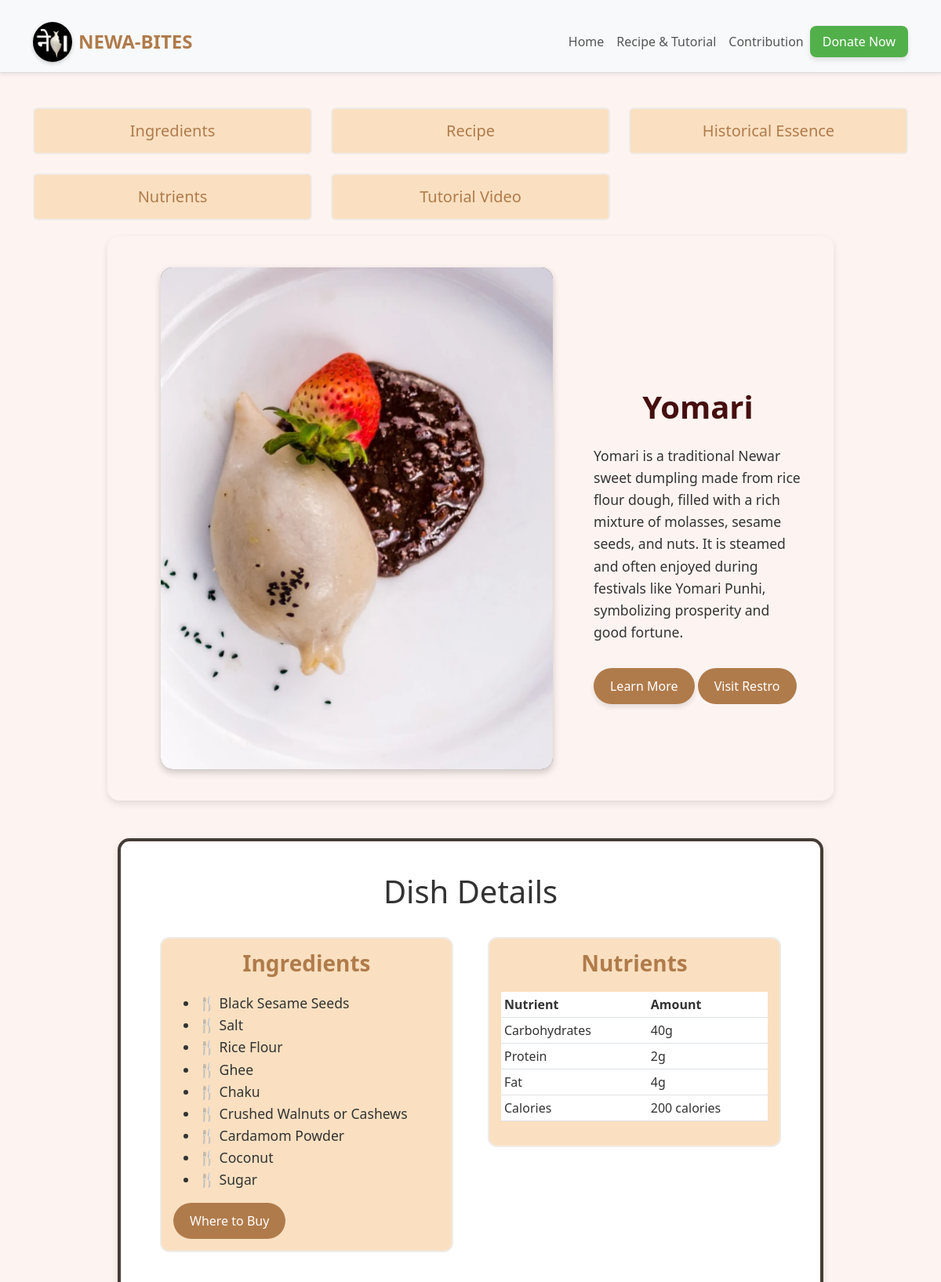
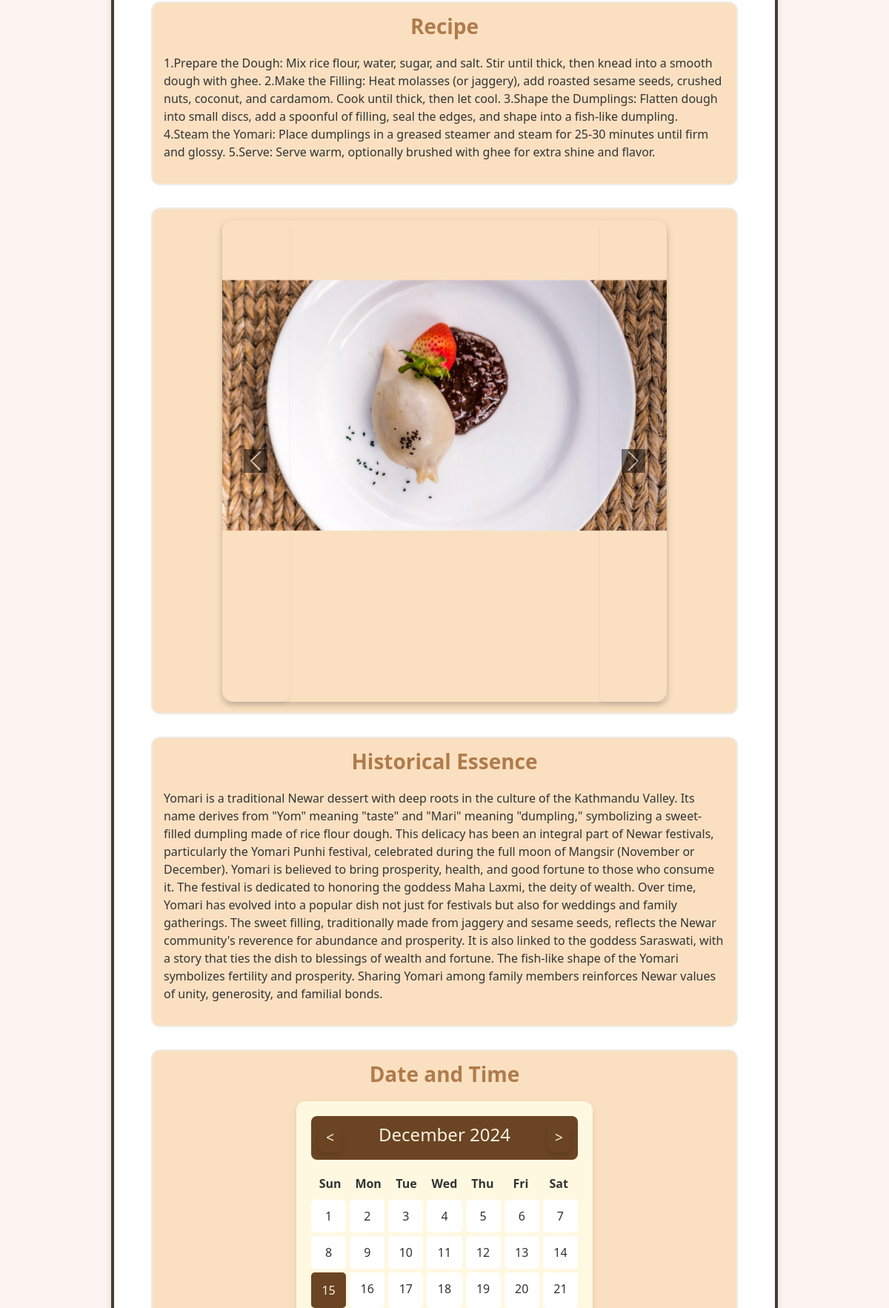
/recipe/3 (upper part), run on the app's committed database (2 pictures, top to bottom).
### main/models.py (models this page shows, shortened)
class Recipe(models.Model):
    name = models.CharField(max_length=100)  # Recipe name
    description = models.TextField(blank=True, null=True)  # Brief recipe description
    historical_essence = models.TextField(blank=True, null=True)  # Cultural/historical significance
    carbohydrate = models.TextField(blank=True, null=True)  # Nutritional information (JSON-friendly, e.g., calories, protein, etc.)
    protein = models.TextField(blank=True, null=True)  # Nutritional information (JSON-friendly, e.g., calories, protein, etc.)
    fat = models.TextField(blank=True, null=True)  # Nutritional information (JSON-friendly, e.g., calories, protein, etc.)
    calories = models.TextField(blank=True, null=True)  # Nutritional information (JSON-friendly, e.g., calories, protein, etc.)
    tutorial_video_url = models.URLField(blank=True, null=True)  # YouTube or external video URL
    ingredient_list = models.ManyToManyField(Ingredient, related_name="recipes")  # List of ingredients
    image1=models.ImageField(upload_to='img', blank=True, null=True)
    image2=models.ImageField(upload_to='img', blank=True, null=True)
    image3=models.ImageField(upload_to='img', blank=True, null=True)
    short_description = models.TextField(blank=True, null=True)
    date = models.DateTimeField(null=True, blank=True)

class Ingredient(models.Model):
    name = models.CharField(max_length=100)

### main/views.py (the view)
# urls.py: path('recipe/<int:id>',recipe, name='recipe'),
def recipe(request,id):
    data=Recipe.objects.get(id=id)
    return render(request,'user/recipe.html',{'data':data})

### main/templates/user/recipe.html (shortened to what this page needs)
{% extends "base.html" %}
{% load static %}
{% block contents %}
<div class="container mt-4">
    <div class="row row-cols-1 row-cols-md-3 g-4">
        <div class="col">
            <div class="card h-100 nav-card" onclick="document.querySelector('.ingredients-list').scrollIntoView({behavior: 'smooth'})">
                <div class="card-body text-center">
                    <h5 class="card-title">Ingredients</h5>
                </div>
            </div>
        </div>
        <div class="col">
            <div class="card h-100 nav-card" onclick="document.querySelector('.recipe-text').scrollIntoView({behavior: 'smooth'})">
                <div class="card-body text-center">
                    <h5 class="card-title">Recipe</h5>
                </div>
            </div>
        </div>
        <div class="col">
            <div class="card h-100 nav-card" onclick="document.getElementById('target').scrollIntoView({behavior: 'smooth'})">
                <div class="card-body text-center">
                    <h5 class="card-title">Historical Essence</h5>
                </div>
            </div>
        </div>
        <div class="col">
            <div class="card h-100 nav-card" onclick="document.querySelector('.table').scrollIntoView({behavior: 'smooth'})">
                <div class="card-body text-center">
                    <h5 class="card-title">Nutrients</h5>
                </div>
            </div>
        </div>
        <div class="col">
            <div class="card h-100 nav-card" onclick="document.querySelector('.tutorial-video').scrollIntoView({behavior: 'smooth'})">
                <div class="card-body text-center">
                    <h5 class="card-title">Tutorial Video</h5>
                </div>
            </div>
        </div>
    </div>
</div>
    <div class="container mb-5">
        <div class="row justify-content-center">
            <div class="col-lg-10">
                <div class="about_section layout_padding">
                    <div class="row align-items-center">
                        <div class="col-lg-8 col-md-12 text-center">
                            <div class="aboutusimg"  data-aos="fade-up" data-aos-duration="1000">
                                <img src="../media/{{ data.image1 }}" alt="Yomari" class="images1">
                            </div>
                        </div>
                        <div class="col-lg-4 col-md-12 text-lg-start text-center">
                            <div class="section mt-5">
                                <h1 data-aos="fade-up" data-aos-duration="1000">{{data.name}}</h1>
                            </div>
                            <div class="about_img1 mt-4" data-aos="fade-up" data-aos-duration="1000">
                                <p class="about-contents">
                                    {{ data.short_description }}
                                </p>
                                <button class="btn mt-3" onclick="document.getElementById('target').scrollIntoView({behavior: 'smooth'})">Learn More</button>
                                <a href="{% url 'recommendations' data.id %}" class="btn mt-3" >Visit Restro</button></a>
                            </div>
                        </div>
                    </div>
                </div>
            </div>
        </div>
    </div>
    <div class="container bento-container">
        <h1 class="text-center mb-4">Dish Details</h1>
        <div class="row">
            <div class="col-lg-6">
                <div class="bento-section">
                    <h3>Ingredients</h3>
                    <ul class="ingredients-list">
                        {% for ingredient in data.ingredient_list.all %}
                        <li>{{ ingredient.name }}</li>
                        {% empty %}
                        <li>No ingredients available for this recipe.</li>
                        {% endfor %}
                    </ul>
                    <a href="{% url 'recommendations' data.id %}" class="btn">Where to Buy</a>
                </div>
            </div>
            <div class="col-lg-6">
                <div class="bento-section">
                    <h3>Nutrients</h3>
                    <table class="table table-sm">
                        <thead>
                            <tr>
                                <th>Nutrient</th>
                                <th>Amount</th>
                            </tr>
                        </thead>
                        <tbody>
                            <tr><td>Carbohydrates</td><td>{{ data.carbohydrate }}</td></tr>
                            <tr><td>Protein</td><td>{{ data.protein }}</td></tr>
                            <tr><td>Fat</td><td>{{ data.fat }}</td></tr>
                            <tr><td>Calories</td><td>{{ data.calories }}</td></tr>
                        </tbody>
                    </table>
                </div>
            </div>
        </div>
        <div class="bento-section">
            <h3 class="recipe-text">Recipe</h3>
            <p>{{ data.description }}</p>
        </div>
        <div class="bento-section">
            <div id="carouselExample" class="carousel slide" style="max-width: 600px; margin: auto;">
                <div class="carousel-inner">
                    <div class="carousel-item active">
                        <img src="../media/{{ data.image1 }}" class="d-block w-100" alt="Image 1">
                    </div>
                </div>
                <button class="carousel-control-prev" type="button" data-bs-target="#carouselExample" data-bs-slide="prev">
                    <span class="carousel-control-prev-icon" aria-hidden="true"></span>
                </button>
                <button class="carousel-control-next" type="button" data-bs-target="#carouselExample" data-bs-slide="next">
                    <span class="carousel-control-next-icon" aria-hidden="true"></span>
                </button>
            </div>
        </div>
        <div class="bento-section">
            <h3>Historical Essence</h3>
            <p id="target">{{ data.historical_essence }}</p>
        </div>
        <div class="bento-section">
            <h3>Date and Time</h3>
            {% if data.date %}
                <div class="calendar-wrapper">
                    <div class="calendar-container">
                        <div class="calendar-header">
                            <button id="prevMonth" class="calendar-nav">&lt;</button>
                            <h4 id="currentMonth"></h4>
                            <button id="nextMonth" class="calendar-nav">&gt;</button>
                        </div>
                        <div class="calendar-weekdays">
                            <div>Sun</div>
                            <div>Mon</div>
                            <div>Tue</div>
                            <div>Wed</div>
                            <div>Thu</div>
                            <div>Fri</div>
                            <div>Sat</div>
                        </div>
                        <div id="calendarGrid" class="calendar-grid"></div>
                    </div>
                </div>
            {% else %}
                <div class="recipe-date">
                    <p>Trying new dishes needs no specific date and time! 🍽️</p>
                </div>
            {% endif %}
        </div>
    </div>
{% endblock contents %}

### main/static/css/style.css (style rules this page uses)
.images1 { height: 100%; width: 90%; height: 80vh; object-fit: cover; background-color: rgba(0, 0, 0, 0.6); z-index: 0; }
body { margin: 0; padding: 0; background-color: #f4f4f9; color: #333; }
.carousel-item img { width: 100%; height: 500px; object-fit: contain; margin-bottom: 150px; }
.carousel-control-prev-icon, .carousel-control-next-icon { background-color: black; }
.container { width: 100%; margin: 0 auto; padding-top: 20px; }

### main/templates/base.html (style rules this page uses)
body, html { margin: 0; padding: 0; height: 100%; }
button { padding: 8px 16px; border: none; border-radius: 8px; color: #fff; background-color: #52b04b; font-weight: 500; font-size: 1rem; transition: all 0.3s ease; box-shadow: 0 4px 6px rgba(0, 0, 0, 0.1); }

### main/templates/user/recipe.html (style rules this page uses)
body { background-color: #F9F5F0; }
.bento-container { background: #FFF8E1; border: 4px solid #453c35; border-radius: 16px; box-shadow: 0 8px 16px rgba(0, 0, 0, 0.1); padding: 20px; margin: 30px auto; max-width: 900px; }
.bento-section { border: 2px solid #efebe7; background: #FAE0C1; border-radius: 12px; padding: 15px; margin: 10px; }
.bento-section h3 { text-align: center; margin-bottom: 15px; color: #B07B4B; }
.ingredients-list, .recipe-text { text-align: left; }
.ingredients-list li::before { content: "🍴 "; }
.about_section { background-color: #fdf4f1; border-radius: 15px; padding: 40px; box-shadow: 0 4px 10px rgba(0, 0, 0, 0.1); }
.aboutusimg img { max-width: 100%; border-radius: 15px; box-shadow: 0 4px 10px rgba(0, 0, 0, 0.2); }
.about-contents { font-size: 1.1rem; line-height: 1.6; color: #333; }
.btn { background-color: rgb(70, 15, 15); color: antiquewhite; border-radius: 25px; padding: 10px 20px; font-size: 1rem; transition: background-color 0.3s; }
.section h1 { text-align: center; font-size: 2.5rem; font-weight: bold; color: rgb(70, 15, 15); }
.nav-card { transition: transform 0.3s, box-shadow 0.3s; cursor: pointer; background-color: #FAE0C1; border: 2px solid #efebe7; }
.card-title { color: #B07B4B; margin-bottom: 0; }
body { background-color: #fdf4f1; }
.bento-container { padding: 40px; border-radius: 15px; background-color: #ffffff; box-shadow: 0 4px 10px rgba(0, 0, 0, 0.1); margin-bottom: 40px; }
.bento-section { margin-bottom: 30px; }
.bento-section h3 { font-weight: bold; color: #B07B4B; margin-bottom: 20px; }
.ingredients-list li { font-size: 1.1rem; line-height: 1.6; color: #333; }
.table th, .table td { text-align: left; font-size: 1rem; color: #333; }
.carousel { box-shadow: 0 4px 10px rgba(0, 0, 0, 0.2); border-radius: 15px; }
.btn { background-color: #B07B4B; color: #fff; border-radius: 25px; padding: 10px 20px; font-size: 1rem; transition: background-color 0.3s, transform 0.2s; }
.calendar-wrapper { max-width: 400px; margin: 20px auto; background: #FFF8E1; border-radius: 12px; padding: 20px; box-shadow: 0 4px 8px rgba(0, 0, 0, 0.1); }
.calendar-container { width: 100%; }
.calendar-header { display: flex; justify-content: space-between; align-items: center; margin-bottom: 20px; padding: 10px; background: #6B4423; color: #FAF3E0; border-radius: 8px; }
.calendar-nav { background: none; border: none; color: #FAF3E0; font-size: 1.2em; cursor: pointer; padding: 5px 10px; }
.calendar-weekdays { display: grid; grid-template-columns: repeat(7, 1fr); text-align: center; font-weight: bold; margin-bottom: 10px; }
.calendar-grid { display: grid; grid-template-columns: repeat(7, 1fr); gap: 5px; }

### data on the page
Recipe: image1 (picture), name "Yomari", short_description "Yomari is a traditional Newar sweet dumpling made from rice flour dough, filled with a rich mixture of molasses, sesame seeds, and nuts. It is steamed and often enjoyed during festivals like Yomari Punhi, symbolizing prosperity and good fortune.", carbohydrate "40g", protein "2g", fat "4g", calories "200 calories", description "1.Prepare the Dough: Mix rice flour, water, sugar, and salt. Stir until thick, then knead into a smooth dough with ghee. 2.Make the Filling: Heat molasses (or jaggery), add roasted sesame seeds, crushed nuts, coconut, and cardamom. Cook until thick, then let cool. 3.Shape the Dumplings: Flatten dough into small discs, add a spoonful of filling, seal the edges, and shape into a fish-like dumpling. 4.Steam the Yomari: Place dumplings in a greased steamer and steam for 25-30 minutes until firm and glossy. 5.Serve: Serve warm, optionally brushed with ghee for extra shine and flavor.", historical_essence "Yomari is a traditional Newar dessert with deep roots in the culture of the Kathmandu Valley. Its name derives from \"Yom\" meaning \"taste\" and \"Mari\" meaning \"dumpling,\" symbolizing a sweet-filled dumpling made of rice flour dough. This delicacy has been an integral part of Newar festivals, particularly the Yomari Punhi festival, celebrated during the full moon of Mangsir (November or December). Yomari is believed to bring prosperity, health, and good fortune to those who consume it. The festival is dedicated to honoring the goddess Maha Laxmi, the deity of wealth. Over time, Yomari has evolved into a popular dish not just for festivals but also for weddings and family gatherings. The sweet…"
Ingredient: name "Black Sesame Seeds"
Ingredient: name "Salt"
Ingredient: name "Rice Flour"
Ingredient: name "Ghee"
Ingredient: name "Chaku"
Ingredient: name "Crushed Walnuts or Cashews"
Ingredient: name "Cardamom Powder"
Ingredient: name "Coconut"
Ingredient: name "Sugar"
